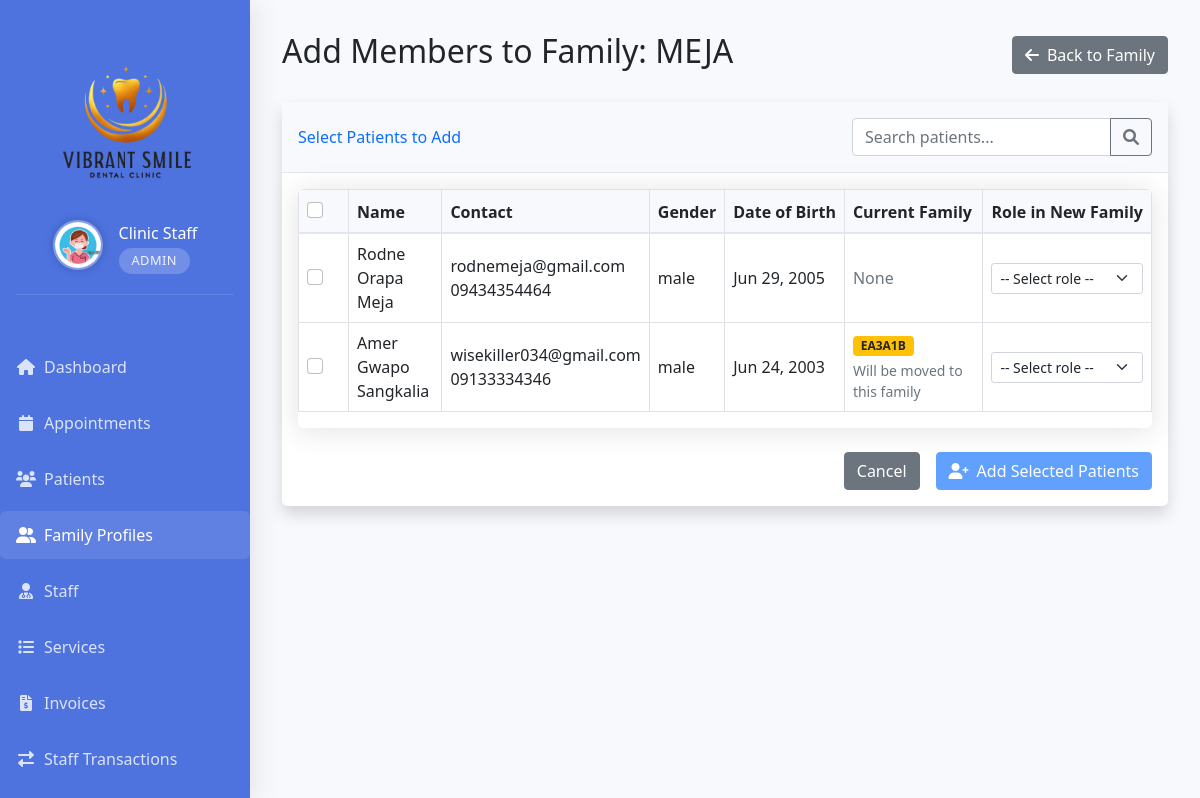
Page /admin/add_to_family.php?code=5BD751 (signed in) on the committed database.
### tables this page shows
CREATE TABLE `users` (
  `id` int(11) NOT NULL,
  `username` varchar(50) NOT NULL,
  `password` varchar(255) NOT NULL,
  `role` enum('admin','doctor','patient') NOT NULL,
  `email` varchar(100) NOT NULL,
  `first_name` varchar(50) NOT NULL DEFAULT '',
  `middle_name` varchar(50) NOT NULL DEFAULT '',
  `last_name` varchar(50) NOT NULL DEFAULT '',
  `phone` varchar(20) DEFAULT NULL,
  `created_at` timestamp NOT NULL DEFAULT current_timestamp(),
  `updated_at` timestamp NOT NULL DEFAULT current_timestamp() ON UPDATE current_timestamp(),
  `active` tinyint(1) DEFAULT 1,
  `email_verified` tinyint(1) DEFAULT 0,
  `profile_picture` varchar(255) DEFAULT NULL
);

CREATE TABLE `family_codes` (
  `id` int(11) NOT NULL,
  `code` varchar(10) NOT NULL,
  `name` varchar(100) NOT NULL,
  `created_by` int(11) NOT NULL,
  `created_at` timestamp NOT NULL DEFAULT current_timestamp()
);

CREATE TABLE `patients` (
  `id` int(11) NOT NULL,
  `user_id` int(11) NOT NULL,
  `date_of_birth` date DEFAULT NULL,
  `age` int(11) DEFAULT NULL,
  `gender` enum('male','female') NOT NULL,
  `address` varchar(255) DEFAULT NULL,
  `region` varchar(50) DEFAULT NULL,
  `city` varchar(100) DEFAULT NULL,
  `barangay` varchar(100) DEFAULT NULL,
  `zipcode` varchar(10) DEFAULT NULL,
  `family_code` varchar(10) DEFAULT NULL,
  `family_role` varchar(50) DEFAULT NULL,
  `is_minor` tinyint(1) DEFAULT 0,
  `guardian_name` varchar(100) DEFAULT NULL,
  `guardian_relationship` varchar(50) DEFAULT NULL,
  `guardian_phone` varchar(20) DEFAULT NULL,
  `guardian_email` varchar(100) DEFAULT NULL,
  `guardian_consent` tinyint(1) DEFAULT 0,
  `created_at` timestamp NOT NULL DEFAULT current_timestamp(),
  `updated_at` timestamp NOT NULL DEFAULT current_timestamp() ON UPDATE current_timestamp()
);

### admin/add_to_family.php (the view, shortened to what this page needs)
<?php
require_once "../config/database.php";
$family_code = $_GET['code'];
$sql = "SELECT * FROM family_codes WHERE code = ?";
if($stmt = mysqli_prepare($conn, $sql)){
    mysqli_stmt_bind_param($stmt, "s", $family_code);
    mysqli_stmt_execute($stmt);
    $result = mysqli_stmt_get_result($stmt);
    if($row = mysqli_fetch_assoc($result)){
        $family = $row;
    } else {
        $_SESSION['error_message'] = "Family not found";
        header("location: family_profiles.php");
        exit;
    }
}
$sql = "SELECT p.id, p.date_of_birth, p.gender, p.family_code,
        u.first_name, u.middle_name, u.last_name, u.email, u.phone
        FROM patients p
        JOIN users u ON p.user_id = u.id
        WHERE (p.family_code IS NULL OR p.family_code = '' OR p.family_code != ?)
        ORDER BY u.last_name, u.first_name";
$available_patients = [];
if($stmt = mysqli_prepare($conn, $sql)){
    mysqli_stmt_bind_param($stmt, "s", $family_code);
    mysqli_stmt_execute($stmt);
    $result = mysqli_stmt_get_result($stmt);
    while($row = mysqli_fetch_assoc($result)){
        $available_patients[] = $row;
    }
}
$current_page = "family_profiles";
require_once "includes/header.php";
?>
<div class="d-flex justify-content-between align-items-center mb-4">
    <h2>Add Members to Family: <?php echo htmlspecialchars($family['name']); ?></h2>
    <a href="view_family.php?code=<?php echo $family_code; ?>" class="btn btn-secondary">
        <i class="fas fa-arrow-left me-2"></i>Back to Family
    </a>
</div>
<div class="card shadow mb-4">
    <div class="card-header py-3 d-flex justify-content-between align-items-center">
        <h6 class="m-0 font-weight-bold text-primary">Select Patients to Add</h6>
        <div class="input-group" style="width: 300px;">
            <input type="text" class="form-control" id="searchPatient" placeholder="Search patients...">
            <button class="btn btn-outline-secondary" type="button" id="searchButton">
                <i class="fas fa-search"></i>
            </button>
        </div>
    </div>
    <div class="card-body">
        <?php if(empty($available_patients)): ?>
        <div class="alert alert-info">
            <i class="fas fa-info-circle me-2"></i> No available patients found. All patients are already assigned to families.
        </div>
        <?php else: ?>
        <form method="post" action="<?php echo htmlspecialchars($_SERVER["PHP_SELF"] . "?code=" . $family_code); ?>" id="addMembersForm">
            <div class="table-responsive">
                <table class="table table-bordered table-hover" id="patientsTable" width="100%" cellspacing="0">
                    <thead>
                        <tr>
                            <th width="50px">
                                <div class="form-check">
                                    <input class="form-check-input" type="checkbox" id="selectAll">
                                </div>
                            </th>
                            <th>Name</th>
                            <th>Contact</th>
                            <th>Gender</th>
                            <th>Date of Birth</th>
                            <th>Current Family</th>
                            <th>Role in New Family</th>
                        </tr>
                    </thead>
                    <tbody>
                        <?php foreach($available_patients as $patient): ?>
                        <tr>
                            <td>
                                <div class="form-check">
                                    <input class="form-check-input patient-select" type="checkbox" name="patient_ids[]" value="<?php echo $patient['id']; ?>">
                                </div>
                            </td>
                            <td>
                                <?php echo htmlspecialchars($patient['first_name'] . ' ' .
                                    ($patient['middle_name'] ? $patient['middle_name'] . ' ' : '') .
                                    $patient['last_name']);
                                ?>
                            </td>
                            <td>
                                <div><?php echo htmlspecialchars($patient['email']); ?></div>
                                <div><?php echo htmlspecialchars($patient['phone']); ?></div>
                            </td>
                            <td><?php echo htmlspecialchars($patient['gender']); ?></td>
                            <td><?php echo date('M d, Y', strtotime($patient['date_of_birth'])); ?></td>
                            <td>
                                <?php if(!empty($patient['family_code']) && $patient['family_code'] != $family_code): ?>
                                    <span class="badge bg-warning text-dark">
                                        <?php echo htmlspecialchars($patient['family_code']); ?>
                                    </span>
                                    <div class="small text-muted mt-1">Will be moved to this family</div>
                                <?php else: ?>
                                    <span class="text-muted">None</span>
                                <?php endif; ?>
                            </td>
                            <td>
                                <select class="form-select form-select-sm" name="roles[<?php echo $patient['id']; ?>]">
                                    <option value="">-- Select role --</option>
                                </select>
                            </td>
                        </tr>
                        <?php endforeach; ?>
                    </tbody>
                </table>
            </div>
            <div class="d-grid gap-2 d-md-flex justify-content-md-end mt-4">
                <a href="view_family.php?code=<?php echo $family_code; ?>" class="btn btn-secondary me-md-2">Cancel</a>
                <button type="submit" name="add_members" class="btn btn-primary" id="addButton" disabled>
                    <i class="fas fa-user-plus me-2"></i>Add Selected Patients
                </button>
            </div>
        </form>
        <?php endif; ?>
    </div>
</div>
<?php require_once "includes/footer.php"; ?>

### admin/includes/header.php (shortened to what this page needs)
<!DOCTYPE html>
<html lang="en">
<head>
    <link href="https://cdn.jsdelivr.net/npm/bootstrap@5.1.3/dist/css/bootstrap.min.css" rel="stylesheet">
    <link href="https://cdnjs.cloudflare.com/ajax/libs/font-awesome/6.0.0/css/all.min.css" rel="stylesheet">
    <link href="https://cdn.jsdelivr.net/npm/sweetalert2@11.7.32/dist/sweetalert2.min.css" rel="stylesheet">
    <link href="https://cdn.jsdelivr.net/npm/fullcalendar@5.11.3/main.min.css" rel="stylesheet">
</head>
<body>
    <div class="container-fluid">
        <div class="row">
            <div class="col-lg-2 px-0 sidebar" id="sidebar">
                <div class="logo-container">
                    <img src="../assets/images/logo_vibrant.png" alt="Vibrant SmileDental Logo" class="img-fluid logo-img">
                    <?php
                    $admin_id = $_SESSION["id"];
                    $admin_query = "SELECT first_name, last_name, profile_picture FROM users WHERE id = ?";
                    $admin_stmt = mysqli_prepare($conn, $admin_query);
                    mysqli_stmt_bind_param($admin_stmt, "i", $admin_id);
                    mysqli_stmt_execute($admin_stmt);
                    $admin_result = mysqli_stmt_get_result($admin_stmt);
                    $admin_info = mysqli_fetch_assoc($admin_result);
                    $admin_name = $admin_info['first_name'] . ' ' . $admin_info['last_name'];
                    $profile_pic = $admin_info['profile_picture'] ? '../' . $admin_info['profile_picture'] : '../assets/img/default-profile.png';
                    ?>
                    <div class="admin-profile mb-3">
                        <div class="d-flex align-items-center justify-content-center">
                            <img src="<?php echo $profile_pic; ?>" alt="Admin Profile" class="admin-profile-img rounded-circle me-3">
                            <div class="text-start">
                                <h4 class="text-white mb-0"><?php echo htmlspecialchars($admin_name); ?></h4>
                                <span class="admin-label">Admin</span>
                            </div>
                        </div>
                    </div>
                </div>
                <ul class="nav flex-column">
                    <li class="nav-item">
                        <a class="nav-link <?php echo $current_page === 'dashboard' ? 'active' : ''; ?>" href="dashboard.php">
                            <i class="fas fa-home me-2"></i> Dashboard
                        </a>
                    </li>
                    <li class="nav-item">
                        <a class="nav-link <?php echo $current_page === 'appointments' ? 'active' : ''; ?>" href="appointments.php">
                            <i class="fas fa-calendar me-2"></i> Appointments
                        </a>
                    </li>
                    <li class="nav-item">
                        <a class="nav-link <?php echo $current_page === 'patients' ? 'active' : ''; ?>" href="patients.php">
                            <i class="fas fa-users me-2"></i> Patients
                        </a>
                    </li>
                    <li class="nav-item">
                        <a class="nav-link <?php echo $current_page === 'family_profiles' ? 'active' : ''; ?>" href="family_profiles.php">
                            <i class="fas fa-user-friends me-2"></i> Family Profiles
                        </a>
                    </li>
                    <li class="nav-item">
                        <a class="nav-link <?php echo $current_page === 'staff' ? 'active' : ''; ?>" href="staff.php">
                            <i class="fas fa-user-md me-2"></i> Staff
                        </a>
                    </li>
                    <li class="nav-item">
                        <a class="nav-link <?php echo $current_page === 'services' ? 'active' : ''; ?>" href="services.php">
                            <i class="fas fa-list me-2"></i> Services
                        </a>
                    </li>
                    <li class="nav-item">
                        <a class="nav-link <?php echo $current_page === 'invoices' ? 'active' : ''; ?>" href="invoices.php">
                            <i class="fas fa-file-invoice-dollar me-2"></i> Invoices
                        </a>
                    </li>
                    <li class="nav-item">
                        <a class="nav-link <?php echo $current_page === 'transactions' ? 'active' : ''; ?>" href="transactions.php">
                            <i class="fas fa-exchange-alt me-2"></i> Staff Transactions
                        </a>
                    </li>
                    <li class="nav-item">
                        <a class="nav-link <?php echo $current_page === 'reports' ? 'active' : ''; ?>" href="reports.php">
                        </a>
                    </li>
                </ul>
            </div>
            <div class="col-lg-10 main-content" id="mainContent">

### admin/includes/header.php (style rules this page uses)
body { background: #f8f9fc; overflow-x: hidden; }
.sidebar { min-height: 100vh; background: #4e73df; color: white; padding: 1rem; position: fixed; left: 0; top: 0; z-index: 1000; transition: all 0.3s ease; width: 250px; overflow-y: auto; box-shadow: 0 0.15rem 1.75rem 0 rgba(58, 59, 69, 0.15); }
.sidebar .nav-link { color: rgba(255,255,255,.8); padding: 0.75rem 1rem; border-radius: 0.35rem; margin-bottom: 0.5rem; transition: all 0.3s ease; white-space: nowrap; display: flex; align-items: center; }
.sidebar .nav-link i { width: 20px; text-align: center; margin-right: 0.5rem; }
.sidebar .nav-link.active { background: rgba(255,255,255,.1); color: white; font-weight: 500; }
.main-content { padding: 2rem; margin-left: 250px; transition: all 0.3s ease; min-height: 100vh; position: relative; }
.card { border: none; border-radius: 0.35rem; box-shadow: 0 0.15rem 1.75rem 0 rgba(58, 59, 69, 0.15); margin-bottom: 1.5rem; }
.card-header { background-color: #f8f9fc; border-bottom: 1px solid #e3e6f0; padding: 1rem; }
.table-responsive { border-radius: 0.35rem; box-shadow: 0 0.15rem 1.75rem 0 rgba(58, 59, 69, 0.15); }
.table th { background-color: #f8f9fc; border-bottom: 2px solid #e3e6f0; white-space: nowrap; }
.table td { vertical-align: middle; }
.logo-container { padding: 1rem; margin-bottom: 1rem; text-align: center; border-radius: 0.5rem; }
.logo-container img { max-width: 180px; height: auto; margin-bottom: 0.5rem; transition: transform 0.3s ease; }
.logo-container h4 { margin: 0; font-size: 1.2rem; color: rgba(255, 255, 255, 0.9); font-weight: 500; }
.logo-container .admin-label { display: inline-block; background: rgba(255, 255, 255, 0.2); color: rgba(255, 255, 255, 0.9); padding: 0.2rem 0.8rem; border-radius: 1rem; font-size: 0.8rem; margin-top: 0.3rem; font-weight: 500; letter-spacing: 0.5px; text-transform: uppercase; }
@media (min-width: 992px) { .sidebar { transform: none !important; display: block !important; width: 250px !important; position: fixed !important; height: 100vh !important; z-index: 1000 !important; } }
@media (min-width: 992px) { .main-content { margin-left: 250px !important; width: calc(100% - 250px) !important; } }
.admin-profile { padding-bottom: 1rem; border-bottom: 1px solid rgba(255, 255, 255, 0.1); margin-bottom: 1rem; }
.admin-profile-img { width: 50px; height: 50px; object-fit: cover; border: 2px solid rgba(255, 255, 255, 0.3); box-shadow: 0 0 10px rgba(0, 0, 0, 0.2); }
.admin-profile h4 { font-size: 1rem; font-weight: 500; }
.logo-img { max-width: 120px; margin: 0 auto; display: block; }

### rows in the picture
users: profile_picture (picture), admin_name "Clinic Staff"
family_codes: name "MEJA"
patients: user.last_name "Rodne Orapa Meja", user.email "rodnemeja@gmail.com", user.phone "09434354464", gender "male", date_of_birth "Jun 29, 2005", shows "None"
patients: user.last_name "Amer Gwapo Sangkalia", user.email "wisekiller034@gmail.com", user.phone "09133334346", gender "male", date_of_birth "Jun 24, 2003", family_code "EA3A1B"
